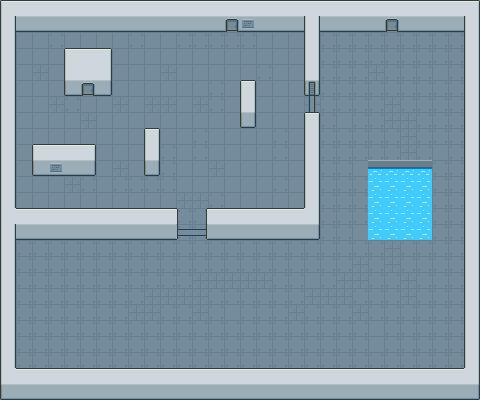

Below is a game level as drawn by its tile map, then a one-line description and the .tmx file that defines it, in full:
An orthogonal 30x25 tile map with 16x16 px tiles, 3 tile layers (Background, Walls, WallTop).

<map version="1.2" tiledversion="2018.11.13" orientation="orthogonal" renderorder="right-down" width="30" height="25" tilewidth="16" tileheight="16" infinite="0" nextlayerid="7" nextobjectid="1">
 <properties>
  <property name="Z index" type="int" value="5" />
 </properties>
 <tileset firstgid="1" source="BasicTileset_16x16.tsx" />
 <layer id="4" name="Background" width="30" height="25">
  <properties>
   <property name="Z index" type="int" value="-5" />
  </properties>
  <data encoding="csv">
5,5,5,5,5,5,5,5,5,5,5,5,5,5,5,5,5,5,5,5,5,5,5,5,5,5,5,5,5,5,
5,5,5,5,5,5,5,5,5,5,5,5,5,5,5,5,5,5,5,5,5,5,5,5,5,5,5,5,5,5,
5,7,7,5,7,7,7,7,5,7,7,5,5,5,5,5,7,7,7,5,5,5,5,5,5,5,5,5,5,5,
5,7,7,7,7,7,7,7,7,7,7,7,7,7,7,7,7,7,7,5,5,5,5,5,5,5,5,5,5,5,
5,7,6,7,7,7,7,7,7,7,6,7,7,7,7,7,5,7,7,5,5,5,5,6,5,5,5,7,5,5,
5,7,7,7,7,7,7,7,7,7,7,7,7,5,7,7,7,7,7,5,5,5,5,5,5,5,5,5,5,5,
5,7,7,6,5,7,7,6,7,6,6,7,6,5,7,7,7,7,7,36,5,5,5,5,6,5,5,5,5,5,
5,7,7,7,7,6,7,7,7,7,7,7,7,7,7,7,7,7,7,5,5,7,5,5,6,6,5,5,5,5,
5,7,7,7,7,7,7,7,7,7,7,7,5,7,7,7,7,5,7,5,5,5,5,5,5,6,5,5,5,5,
5,7,7,7,7,7,7,7,7,7,5,7,5,7,7,7,7,5,7,5,5,5,5,5,5,6,5,7,5,5,
5,7,7,7,7,7,7,6,7,7,5,7,7,6,7,7,7,7,7,5,5,5,7,5,5,6,5,5,5,5,
5,7,7,7,6,5,7,5,5,5,5,7,7,7,7,7,7,5,7,5,5,5,5,5,5,6,5,5,5,5,
5,7,7,7,7,7,7,7,7,7,7,6,6,5,7,7,7,7,7,5,5,5,5,5,5,6,5,5,5,5,
5,5,5,5,5,5,5,5,5,5,5,5,5,5,5,5,5,5,5,5,5,5,5,5,5,6,5,5,5,5,
5,5,5,5,5,5,5,5,5,5,5,5,5,5,5,5,5,5,5,5,5,5,7,5,6,6,5,5,5,5,
5,5,5,5,5,5,5,5,5,5,5,5,5,5,5,5,5,5,5,5,5,5,5,5,6,5,5,5,5,5,
5,5,5,5,5,5,5,5,5,5,5,5,5,5,5,5,5,5,5,5,5,5,6,5,6,5,5,5,5,5,
5,5,5,5,5,5,5,5,5,5,5,5,6,6,6,6,6,5,5,7,5,6,6,5,5,6,5,5,5,5,
5,5,5,5,5,5,5,5,5,6,6,6,6,5,5,5,5,5,5,6,6,6,5,5,5,6,5,5,5,5,
5,5,5,5,5,5,5,5,6,6,5,5,6,5,7,5,5,5,6,5,5,5,6,5,5,5,5,5,5,5,
5,5,5,5,5,5,5,5,5,5,5,5,5,5,5,5,5,5,5,5,5,5,5,7,5,5,5,5,5,5,
5,5,5,5,5,5,5,5,5,5,5,5,5,5,5,5,5,5,5,5,5,5,5,7,5,5,5,5,5,5,
5,5,5,5,5,5,5,5,5,5,5,5,5,5,5,5,5,5,5,5,5,5,5,5,5,5,5,5,5,5,
5,5,5,5,5,5,5,5,5,5,5,5,5,5,5,5,5,5,5,5,5,5,5,5,5,5,5,5,5,5,
5,5,5,5,5,5,5,5,5,5,5,5,5,5,5,5,5,5,5,5,5,5,5,5,5,5,5,5,5,5
</data>
 </layer>
 <layer id="5" name="Walls" width="30" height="25">
  <properties>
   <property name="TYPE" value="SOLID" />
   <property name="Z index" type="int" value="0" />
  </properties>
  <data encoding="csv">
2,3,3,3,3,3,3,3,3,3,3,3,3,3,3,3,3,3,3,3,3,3,3,3,3,3,3,3,3,4,
9,19,19,19,19,19,19,19,19,19,19,19,19,19,22,23,19,19,19,9,19,19,19,19,22,19,19,19,19,9,
9,0,0,0,0,0,0,0,0,0,0,0,0,0,0,0,0,0,0,9,0,0,0,0,0,0,0,0,0,9,
9,0,0,0,0,0,0,0,0,0,0,0,0,0,0,0,0,0,0,9,0,0,0,0,0,0,0,0,0,9,
9,0,0,0,10,11,12,0,0,0,0,0,0,0,0,0,0,0,0,9,0,0,0,0,0,0,0,0,0,9,
9,0,0,0,18,22,20,0,0,0,0,0,0,0,0,0,0,0,0,28,0,0,0,0,0,0,0,0,0,9,
9,0,0,0,0,0,0,0,0,0,0,0,0,0,0,9,0,0,0,0,0,0,0,0,0,0,0,0,0,9,
9,0,0,0,0,0,0,0,0,0,0,0,0,0,0,17,0,0,0,0,0,0,0,0,0,0,0,0,0,9,
9,0,0,0,0,0,0,0,0,0,0,0,0,0,0,0,0,0,0,9,0,0,0,0,0,0,0,0,0,9,
9,0,0,0,0,0,0,0,0,9,0,0,0,0,0,0,0,0,0,9,0,0,0,0,0,0,0,0,0,9,
9,0,18,23,19,20,0,0,0,17,0,0,0,0,0,0,0,0,0,9,0,0,0,15,15,15,15,0,0,9,
9,0,0,0,0,0,0,0,0,0,0,0,0,0,0,0,0,0,0,9,0,0,0,14,14,14,14,0,0,9,
9,0,0,0,0,0,0,0,0,0,0,0,0,0,0,0,0,0,0,9,0,0,0,14,14,14,14,0,0,9,
10,0,0,0,0,0,0,0,0,0,0,0,0,0,0,0,0,0,0,12,0,0,0,14,14,14,14,0,0,9,
9,19,19,19,19,19,19,19,19,19,19,33,34,19,19,19,19,19,19,20,0,0,0,14,14,14,14,0,0,9,
9,0,0,0,0,0,0,0,0,0,0,0,0,0,0,0,0,0,0,0,0,0,0,0,0,0,0,0,0,9,
9,0,0,0,0,0,0,0,0,0,0,0,0,0,0,0,0,0,0,0,0,0,0,0,0,0,0,0,0,9,
9,0,0,0,0,0,0,0,0,0,0,0,0,0,0,0,0,0,0,0,0,0,0,0,0,0,0,0,0,9,
9,0,0,0,0,0,0,0,0,0,0,0,0,0,0,0,0,0,0,0,0,0,0,0,0,0,0,0,0,9,
9,0,0,0,0,0,0,0,0,0,0,0,0,0,0,0,0,0,0,0,0,0,0,0,0,0,0,0,0,9,
9,0,0,0,0,0,0,0,0,0,0,0,0,0,0,0,0,0,0,0,0,0,0,0,0,0,0,0,0,9,
9,0,0,0,0,0,0,0,0,0,0,0,0,0,0,0,0,0,0,0,0,0,0,0,0,0,0,0,0,9,
9,0,0,0,0,0,0,0,0,0,0,0,0,0,0,0,0,0,0,0,0,0,0,0,0,0,0,0,0,9,
10,0,0,0,0,0,0,0,0,0,0,0,0,0,0,0,0,0,0,0,0,0,0,0,0,0,0,0,0,12,
18,19,19,19,19,19,19,19,19,19,19,19,19,19,19,19,19,19,19,19,19,19,19,19,19,19,19,19,19,20
</data>
 </layer>
 <layer id="6" name="WallTop" width="30" height="25">
  <properties>
   <property name="Z index" type="int" value="5" />
  </properties>
  <data encoding="csv">
0,0,0,0,0,0,0,0,0,0,0,0,0,0,0,0,0,0,0,0,0,0,0,0,0,0,0,0,0,0,
0,0,0,0,0,0,0,0,0,0,0,0,0,0,0,0,0,0,0,0,0,0,0,0,0,0,0,0,0,0,
0,0,0,0,0,0,0,0,0,0,0,0,0,0,0,0,0,0,0,0,0,0,0,0,0,0,0,0,0,0,
0,0,0,0,2,3,4,0,0,0,0,0,0,0,0,0,0,0,0,0,0,0,0,0,0,0,0,0,0,0,
0,0,0,0,0,0,0,0,0,0,0,0,0,0,0,0,0,0,0,0,0,0,0,0,0,0,0,0,0,0,
0,0,0,0,0,0,0,0,0,0,0,0,0,0,0,1,0,0,0,0,0,0,0,0,0,0,0,0,0,0,
0,0,0,0,0,0,0,0,0,0,0,0,0,0,0,0,0,0,0,0,0,0,0,0,0,0,0,0,0,0,
0,0,0,0,0,0,0,0,0,0,0,0,0,0,0,0,0,0,0,1,0,0,0,0,0,0,0,0,0,0,
0,0,0,0,0,0,0,0,0,1,0,0,0,0,0,0,0,0,0,0,0,0,0,0,0,0,0,0,0,0,
0,0,2,3,3,4,0,0,0,0,0,0,0,0,0,0,0,0,0,0,0,0,0,0,0,0,0,0,0,0,
0,0,0,0,0,0,0,0,0,0,0,0,0,0,0,0,0,0,0,0,0,0,0,0,0,0,0,0,0,0,
0,0,0,0,0,0,0,0,0,0,0,0,0,0,0,0,0,0,0,0,0,0,0,0,0,0,0,0,0,0,
0,0,0,0,0,0,0,0,0,0,0,0,0,0,0,0,0,0,0,0,0,0,0,0,0,0,0,0,0,0,
0,3,3,3,3,3,3,3,3,3,3,25,26,3,3,3,3,3,3,0,0,0,0,0,0,0,0,0,0,0,
0,0,0,0,0,0,0,0,0,0,0,0,0,0,0,0,0,0,0,0,0,0,0,0,0,0,0,0,0,0,
0,0,0,0,0,0,0,0,0,0,0,0,0,0,0,0,0,0,0,0,0,0,0,0,0,0,0,0,0,0,
0,0,0,0,0,0,0,0,0,0,0,0,0,0,0,0,0,0,0,0,0,0,0,0,0,0,0,0,0,0,
0,0,0,0,0,0,0,0,0,0,0,0,0,0,0,0,0,0,0,0,0,0,0,0,0,0,0,0,0,0,
0,0,0,0,0,0,0,0,0,0,0,0,0,0,0,0,0,0,0,0,0,0,0,0,0,0,0,0,0,0,
0,0,0,0,0,0,0,0,0,0,0,0,0,0,0,0,0,0,0,0,0,0,0,0,0,0,0,0,0,0,
0,0,0,0,0,0,0,0,0,0,0,0,0,0,0,0,0,0,0,0,0,0,0,0,0,0,0,0,0,0,
0,0,0,0,0,0,0,0,0,0,0,0,0,0,0,0,0,0,0,0,0,0,0,0,0,0,0,0,0,0,
0,0,0,0,0,0,0,0,0,0,0,0,0,0,0,0,0,0,0,0,0,0,0,0,0,0,0,0,0,0,
0,3,3,3,3,3,3,3,3,3,3,3,3,3,3,3,3,3,3,3,3,3,3,3,3,3,3,3,3,0,
0,0,0,0,0,0,0,0,0,0,0,0,0,0,0,0,0,0,0,0,0,0,0,0,0,0,0,0,0,0
</data>
 </layer>
</map>
